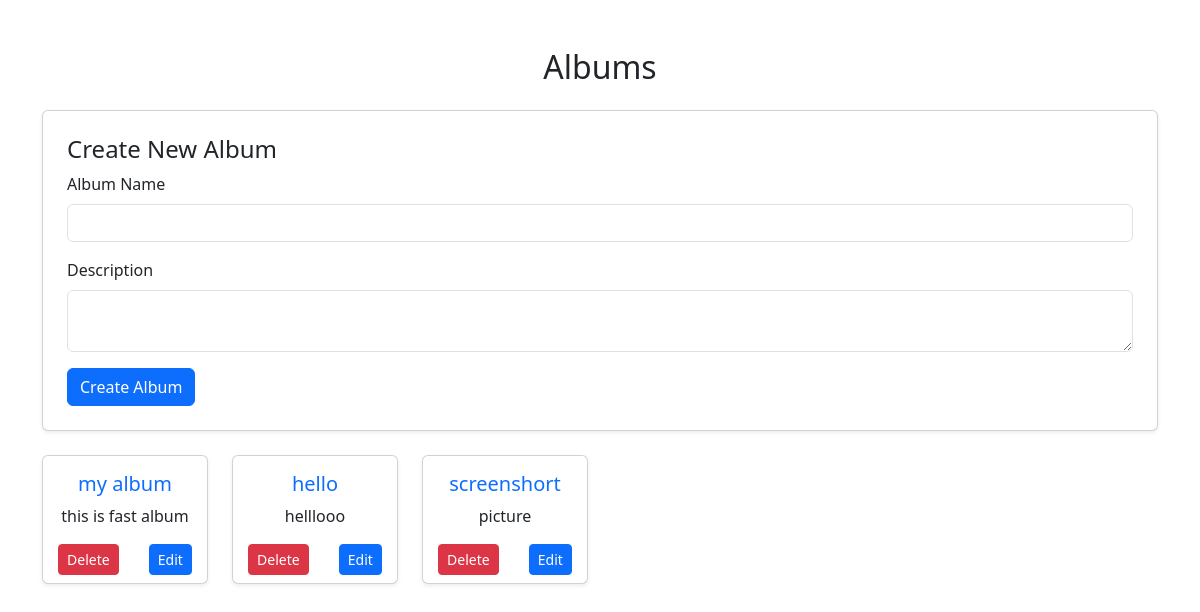
The page /album_list/ on the database as committed earlier.
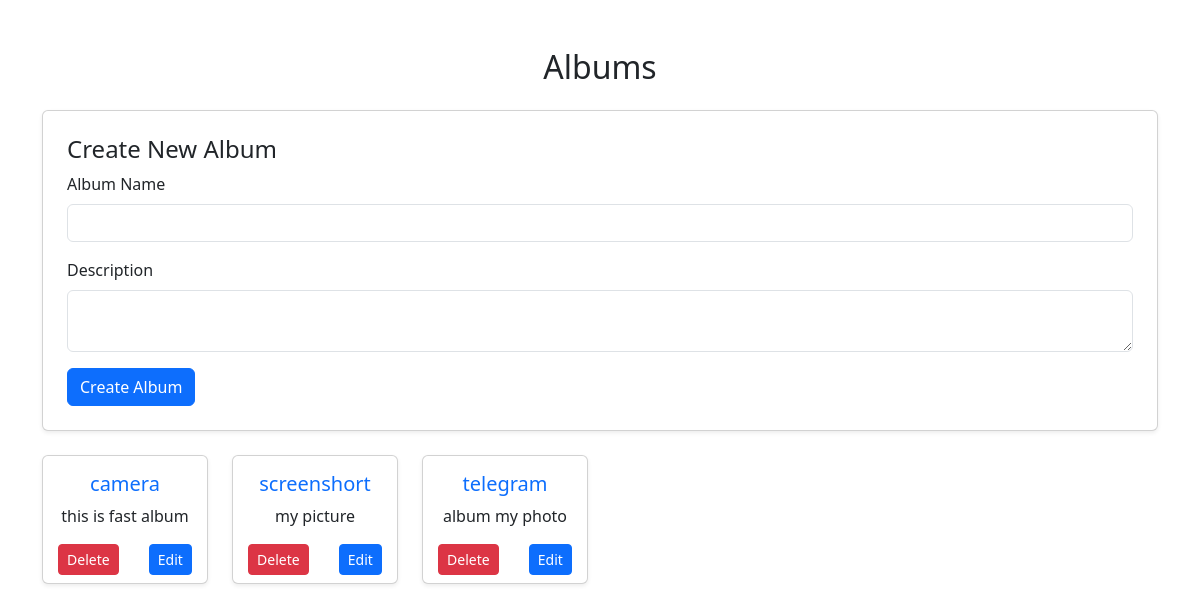
The same page on the database as committed later.
### newApp/models.py (models this page shows, shortened)
class Album(models.Model):
    name = models.CharField(max_length=255, unique=True)
    description = models.TextField(blank=True, null=True)
    created_at = models.DateTimeField(auto_now_add=True)

### newApp/views.py (the view)
# urls.py: path('album_list/', album_list, name='album_list'),
def album_list(request):
    albums = Album.objects.all()
    if request.method == "POST":
        name = request.POST.get("name")
        description = request.POST.get("description")
        if name:
            Album.objects.create(name=name, description=description)
            return redirect("album_list")
    return render(request, "album_list.html", {"albums": albums})

### newApp/templates/album_list.html (shortened to what this page needs)
<!DOCTYPE html>
<html lang="en">
<head>
    <link href="https://cdn.jsdelivr.net/npm/bootstrap@5.3.3/dist/css/bootstrap.min.css" rel="stylesheet">
</head>
<body>
    <div class="container mt-5">
        <h2 class="text-center">Albums</h2>
        <div class="card p-4 my-4 shadow-sm">
            <h4>Create New Album</h4>
            <form method="POST">
                <div class="mb-3">
                    <label class="form-label">Album Name</label>
                    <input type="text" name="name" class="form-control" required>
                </div>
                <div class="mb-3">
                    <label class="form-label">Description</label>
                    <textarea name="description" class="form-control"></textarea>
                </div>
                <button type="submit" class="btn btn-primary">Create Album</button>
            </form>
        </div>
<div class="row">
    {% for album in albums %}
    <div class="col-md-2">
        <div class="card mb-4 shadow-sm pb-2">
            <div class="card-body">
                <h5 class="card-title text-center">
                    <a href="{% url 'album_detail' album.id %}" class="text-decoration-none">
                        {{ album.name }}
                    </a>
                </h5 class="text text-center">
                <p class="card-text text-center">{{ album.description }}</p>
            </div>
            <div class="d-flex justify-content-around">
                <a href="{% url 'delete_album' album.id %}" class="btn btn-danger btn-sm">Delete</a>
                <a href="{% url 'edit_album' album.id %}" class="btn btn-primary btn-sm">Edit</a>
            </div>
        </div>
    </div>
    {% empty %}
    <p>No albums found. Create a new one!</p>
    {% endfor %}
</div>
</body>
</html>

Rows that differ between the two databases and show on the page:
removed Album: name "hello", description "helllooo"
changed Album "this is fast album": name "my album" → "camera"
changed Album "screenshort": description "picture" → "my picture"
added Album: name "telegram", description "album my photo"
